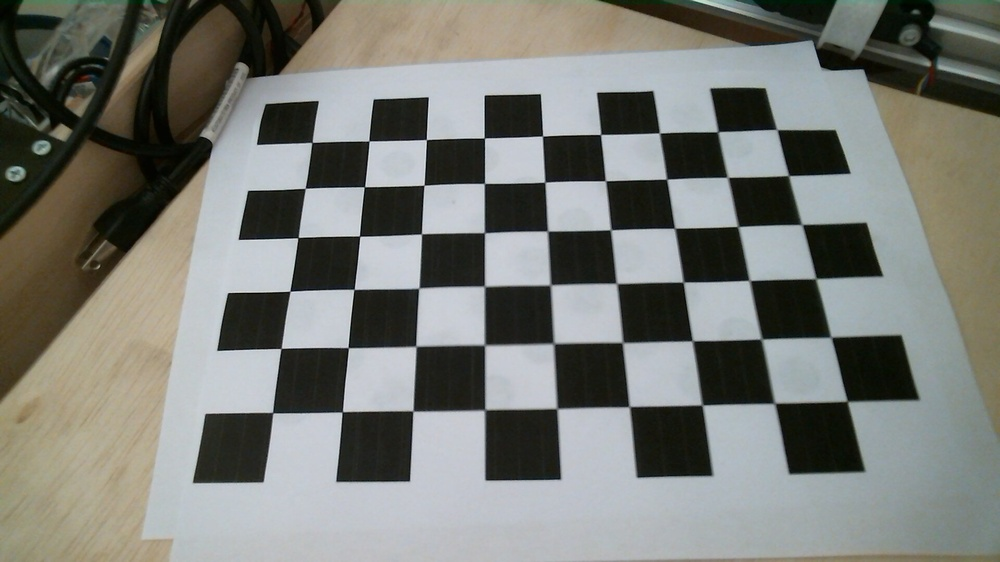
#> input picture software/drivers/logitech_hd1080p/square_images/2016-12-10-130352.jpg, 1000 x 562 px, shrunk from 1920 x 1080 before the run; its folder holds only this picture in this run
$ python test_calibration.py   (Python 2 division)
#> lines starting #> are read from the running program, lines starting #| are printed output that depends on the picture; long printed decimals are rounded
### software/utils/lcm_msgs.py
import numpy as np
import select
import time

import lcmtypes


KNOWN_MESSAGES = {
    'IMAGE_CALIB' : lcmtypes.image_t,
    'IMAGE_CROPPED' : lcmtypes.image_t,
    'IMAGE_NOOP' : lcmtypes.image_t,
    'IMAGE_RAW' : lcmtypes.image_t,
    'IMAGE_TRACKING' : lcmtypes.image_t,
    'IMAGE_POINTS_OF_INTEREST' : lcmtypes.image_points_2d_t,
    'POSITION_COMMAND' : lcmtypes.relative_position_t,
    'REQUEST_IMAGE' : lcmtypes.image_request_t,
    'TABLE_STATE' : lcmtypes.table_state_t,
    'TOOL_STATE' : lcmtypes.tool_state_t,
}

def auto_decode(channel, data):
    return KNOWN_MESSAGES[channel].decode(data)

# [4 lines left out: function auto_instantiate, not called in this run]

def utime_now():
    return long(time.time() * 1e6)

def nparray_to_image_t_data(frame):
    return frame.flatten()

# [14 lines left out: functions image_t_to_nparray, lcmobj_handle_msg, not called in this run]

### software/drivers/logitech_hd1080p/test_calibration.py
# http://opencv-python-tutroals.readthedocs.io/en/latest/py_tutorials/py_calib3d/py_calibration/py_calibration.html

# Part 1
import cv2
import glob
import numpy as np
import pickle

from utils import lcm_msgs


# Checkerboard corner column and row values
CBROW = 9
CBCOL = 6


# termination criteria
criteria = (cv2.TERM_CRITERIA_EPS + cv2.TERM_CRITERIA_MAX_ITER, 30, 0.001)

# prepare object points, like (0, 0, 0), (1, 0, 0), (2, 0, 0) ...., (6, 5, 0)
objp = np.zeros((CBCOL * CBROW, 3), np.float32)
objp[:, :2] = np.mgrid[0:CBROW, 0:CBCOL].T.reshape(-1, 2)

# Arrays to store object points and image points from all the images.
objpoints = [] # 3d point in real world space
imgpoints = [] # 2d points in image plane.

images = glob.glob('square_images/*.jpg')

import ipdb; ipdb.set_trace()
for fname in images:
    img = cv2.imread(fname)
#> img is the input picture: shape (562, 1000, 3); mean B, G, R 117.4, 123, 121.1
    gray = cv2.cvtColor(img, cv2.COLOR_BGR2GRAY)
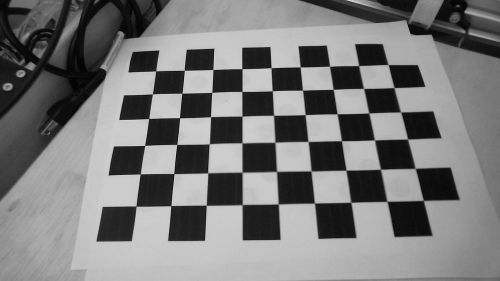
#> gray: shape (562, 1000) (shown at 1/2 size); min 0, max 228, mean 121.8

    # Find the chess board corners
    ret, corners = cv2.findChessboardCorners(gray, (CBROW, CBCOL), None)
#> ret = True; corners = 54 rows, first 8: [312, 142.5], [369, 140.9], [426.4, 139.7], [484.3, 138], [542.5, 136.1], [600.5, 134.5], [659.2, 133], [717.7, 131.8]

    # If found, add object points, image points (after refining them)
    if ret == True:
        objpoints.append(objp)

        corners2 = cv2.cornerSubPix(gray, corners, (11, 11), (-1, -1), criteria)
#> corners2 = 54 rows, first 8: [311.9, 142.4], [368.9, 141], [426.4, 139.5], [484.4, 137.9], [542.5, 136], [600.7, 134.4], [659.5, 133], [717.8, 131.7]
        imgpoints.append(corners2)

        # # Draw and display the corners
        # img = cv2.drawChessboardCorners(img, (CBROW, CBCOL), corners2, ret)
        # cv2.imshow('img'.format(fname), img)
        # cv2.waitKey(500)
    else:
        print("File {} pattern not found!".format(fname))

cv2.destroyAllWindows()


# Part 2
import ipdb; ipdb.set_trace()
retval, matrix, distCoeffs, rvecs, tvecs = cv2.calibrateCamera(objpoints, imgpoints, gray.shape[::-1],None,None)
#> retval = 0.317; matrix = [[743.2, 0, 497], [0, 735.1, 291.1], [0, 0, 1]]; distCoeffs = [[-0.0512, 0.0807, -0.00461, 0.0053, -0.167]]; rvecs = ([-0.524, 0.024, -0.0171],); tvecs = ([-3.22, -2.6, 12.85],)

print "retval", retval
#| retval 0.3173
# Output 3x3 floating-point camera matrix  A = [[f_x, 0,   c_x],
#                                               [0,   f_y, c_y],
#                                               [0,   0,   1  ]]
# fx, fy are the focal lengths expressed in pixel units
# (cx, cy) is a principal point that is usually at the image center
print "matrix", matrix
#| matrix [[743.167   0.         497.030]
#|  [  0.         735.103 291.072]
#|  [  0.           0.           1.        ]]
# distCoeffs - Output vector of distortion coefficients
#   (k_1, k_2, p_1, p_2[, k_3[, k_4, k_5, k_6]]) of 4, 5, or 8 elements.
# k_1, k_2, k_3, k_4, k_5, and k_6 are radial distortion coefficients. p_1 and
#   p_2 are tangential distortion coefficients. if the vector contains four
#   elements, it means that k_3=0.
print "distCoeffs", distCoeffs
#| distCoeffs [[-0.05119  0.08075 -0.004609  0.0053 -0.1669]]
# rvecs - Output vector of rotation vectors (see Rodrigues()) estimated for
#   each pattern view (e.g. std::vector<cv::Mat>>). That is, each k-th rotation
#   vector together with the corresponding k-th translation vector (see the
#   next output parameter description) brings the calibration pattern from the
#   model coordinate space (in which object points are specified) to the world
#   coordinate space, that is, a real position of the calibration pattern in
#   the k-th pattern view (k=0.. M -1).
# tvecs - Output vector of translation vectors estimated for each pattern view.
print "rvecs", rvecs
#| rvecs (array([[-0.5236],
#|        [ 0.02398],
#|        [-0.01714]]),)
print "tvecs", tvecs
#| tvecs (array([[-3.221],
#|        [-2.598],
#|        [12.849]]),)

# Write out results to pickle
calibrationResults = {
    "retval": retval,
    "matrix": matrix,
    "distCoeffs": distCoeffs,
    "rvecs": rvecs,
    "tvecs": tvecs,
}
#> calibrationResults = {'retval': 0.317, 'matrix': [[743.2, 0, 497], [0, 735.1, 291.1], [0, 0, 1]], 'distCoeffs': [[-0.0512, 0.0807, -0.00461, 0.0053, -0.167]], 'rvecs': ([-0.524, 0.024, -0.0171],), 'tvecs': ([-3.22, -2.6, 12.85],)}
now = lcm_msgs.utime_now()
pickle.dump(calibrationResults,
            open("calibration_results_{}.pickle".format(now), "wb"))


# Part 3
h = None
w = None
newCameraMatrix = None
roi = None
for fname in images:
    img = cv2.imread(fname)
    if h is None:
        h, w = img.shape[:2]
        newCameraMatrix, roi = cv2.getOptimalNewCameraMatrix(matrix, distCoeffs, (w, h), 1, (w, h))
#> newCameraMatrix = [[706.7, 0, 504.7], [0, 694.2, 288], [0, 0, 1]]; roi = (15, 13, 973, 533)
        print "newCameraMatrix", newCameraMatrix
#| newCameraMatrix [[706.708   0.         504.654]
#|  [  0.         694.242 287.979]
#|  [  0.           0.           1.        ]]

    # Part 4
    # undistort
    dst = cv2.undistort(img, matrix, distCoeffs, None, newCameraMatrix)
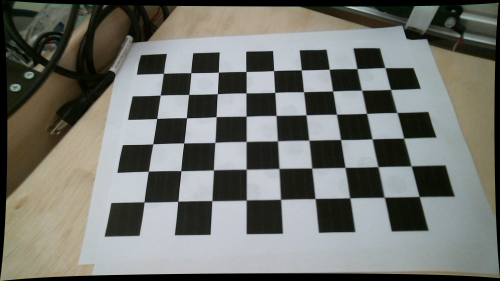
#> dst: shape (562, 1000, 3) (shown at 1/2 size); mean B, G, R 109.8, 115.4, 113.7

    # crop the image
    x, y, w, h = roi
#> x = 15; y = 13; w = 973; h = 533
    dstCrop = dst[y:y + h, x:x + w]
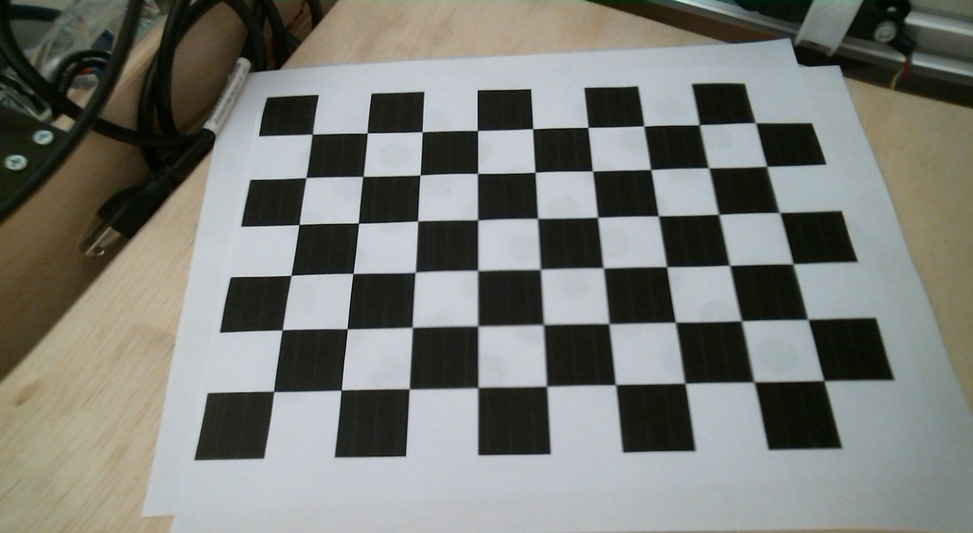
#> dstCrop: shape (533, 973, 3); mean B, G, R 117.2, 122.9, 121.1
    cv2.imwrite('{}_calib.png'.format(fname.replace(".jpg", "")), dstCrop)
    cv2.imwrite('{}_calib_nocrop.png'.format(fname.replace(".jpg", "")), dst)


# Part 5
import ipdb; ipdb.set_trace()
tot_error = 0
for i in xrange(len(objpoints)):
    imgpoints2, _ = cv2.projectPoints(objpoints[i], rvecs[i], tvecs[i], matrix, distCoeffs)
    error = cv2.norm(imgpoints[i], imgpoints2, cv2.NORM_L2) / len(imgpoints2)
    tot_error += error
#> this loop made 1 pass
#> (error, tot_error) on pass 1: (0.0432, 0.0432)
#> after the loop, tot_error = 0.0432

print "mean error: ", tot_error / len(objpoints)
#| mean error:  0.04318

$ run again, on software/drivers/logitech_hd1080p/square_images/2016-12-10-130501.jpg
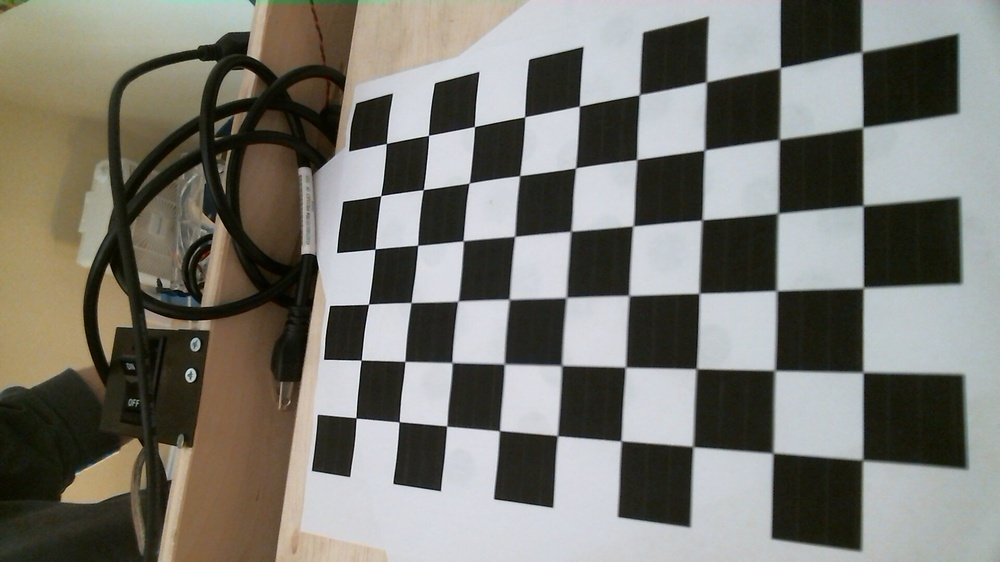
#> input picture software/drivers/logitech_hd1080p/square_images/2016-12-10-130501.jpg, 1000 x 562 px, shrunk from 1920 x 1080 before the run
#> img is the input picture: shape (562, 1000, 3); mean B, G, R 112.1, 119.7, 121.2
#> `gray = cv2.cvtColor(img, cv2.COLOR_BGR2GRAY)`:
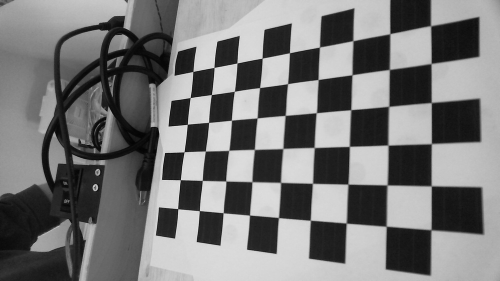
#> gray: shape (562, 1000) (shown at 1/2 size); min 0, max 245, mean 119.3
#> ret = True; corners = 54 rows, first 8: [386.4, 143.5], [428.5, 135.3], [474.5, 126.5], [524.5, 116.9], [579.3, 106.3], [638.8, 95.16], [706.5, 81.99], [780.7, 67.42]
#> corners2 = 54 rows, first 8: [386.3, 143.4], [428.5, 135.4], [474.4, 126.5], [524.6, 116.8], [579.3, 106.2], [639.4, 94.57], [706.3, 81.91], [780.3, 67.8]
#> retval = 0.325; matrix = [[729.2, 0, 500.3], [0, 736.1, 302.2], [0, 0, 1]]; distCoeffs = [[-0.0531, 0.0467, -0.00278, 0.000548, -0.0398]]; rvecs = ([-0.19, 0.585, 0.0307],); tvecs = ([-2.11, -2.91, 13.5],)
#| retval 0.3247
#| matrix [[729.169   0.         500.272]
#|  [  0.         736.094 302.188]
#|  [  0.           0.           1.        ]]
#| distCoeffs [[-0.05307    0.04674 -0.002784   0.0005481 -0.03979]]
#| rvecs (array([[-0.1898],
#|        [ 0.5854],
#|        [ 0.03072]]),)
#| tvecs (array([[-2.107],
#|        [-2.913],
#|        [13.497 ]]),)
#> calibrationResults = {'retval': 0.325, 'matrix': [[729.2, 0, 500.3], [0, 736.1, 302.2], [0, 0, 1]], 'distCoeffs': [[-0.0531, 0.0467, -0.00278, 0.000548, -0.0398]], 'rvecs': ([-0.19, 0.585, 0.0307],), 'tvecs': ([-2.11, -2.91, 13.5],)}
#> newCameraMatrix = [[709.7, 0, 501], [0, 716.9, 300.5], [0, 0, 1]]; roi = (4, 5, 991, 550)
#| newCameraMatrix [[709.665   0.         500.987]
#|  [  0.         716.876 300.484]
#|  [  0.           0.           1.        ]]
#> `x, y, w, h = roi`: x = 4; y = 5; w = 991; h = 550
#> `dstCrop = dst[y:y + h, x:x + w]`:
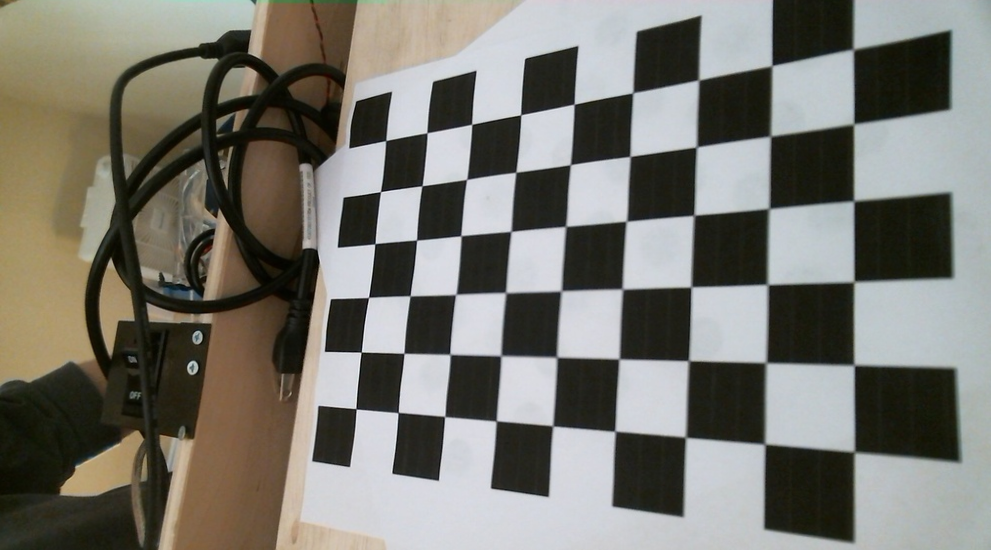
#> dstCrop: shape (550, 991, 3); mean B, G, R 111.6, 119.4, 120.9
#> the loop `for i in xrange(len(objpoints)):` made 1 pass
#> (error, tot_error) on pass 1: (0.0442, 0.0442)
#> after the loop `for i in xrange(len(objpoints)):`: tot_error = 0.0442
#| mean error:  0.04418

$ run again, on software/drivers/logitech_hd1080p/square_images/2016-12-10-130516.jpg
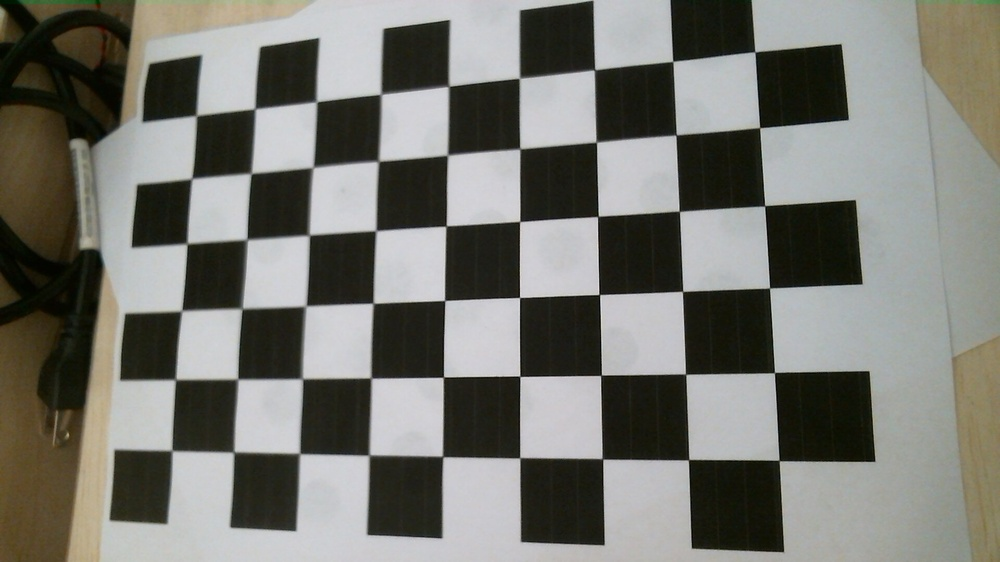
#> input picture software/drivers/logitech_hd1080p/square_images/2016-12-10-130516.jpg, 1000 x 562 px, shrunk from 1920 x 1080 before the run
#> img is the input picture: shape (562, 1000, 3); mean B, G, R 112.2, 118.7, 118.7
#> ret = True; corners = 54 rows, first 8: [196.6, 116.2], [255, 108.9], [317.2, 102.1], [380.6, 94.81], [448.7, 86.76], [519, 78.53], [594.6, 69.79], [672.8, 61.32]
#> corners2 = 54 rows, first 8: [196.3, 115.5], [254.9, 108.8], [316.4, 101.6], [381, 94.17], [448.6, 86.26], [519.4, 78.1], [594.6, 69.77], [672.8, 61.38]
#> retval = 0.292; matrix = [[571.2, 0, 508.4], [0, 574.4, 340.8], [0, 0, 1]]; distCoeffs = [[-0.0416, 0.0097, -0.00321, -0.00034, 0.0546]]; rvecs = ([-0.132, 0.193, -0.0112],); tvecs = ([-4.75, -3.4, 8.63],)
#| retval 0.292
#| matrix [[571.239   0.         508.434]
#|  [  0.         574.423 340.816 ]
#|  [  0.           0.           1.        ]]
#| distCoeffs [[-0.04161  0.009702 -0.003212  -0.0003405  0.0546 ]]
#| rvecs (array([[-0.1323],
#|        [ 0.1932],
#|        [-0.01123]]),)
#| tvecs (array([[-4.754],
#|        [-3.403],
#|        [ 8.630]]),)
#> calibrationResults = {'retval': 0.292, 'matrix': [[571.2, 0, 508.4], [0, 574.4, 340.8], [0, 0, 1]], 'distCoeffs': [[-0.0416, 0.0097, -0.00321, -0.00034, 0.0546]], 'rvecs': ([-0.132, 0.193, -0.0112],), 'tvecs': ([-4.75, -3.4, 8.63],)}
#> newCameraMatrix = [[570.4, 0, 507.2], [0, 568.3, 339.1], [0, 0, 1]]; roi = (18, 16, 966, 541)
#| newCameraMatrix [[570.365   0.         507.165  ]
#|  [  0.         568.331 339.150]
#|  [  0.           0.           1.        ]]
#> `dst = cv2.undistort(img, matrix, distCoeffs, None, newCameraMatrix)`:
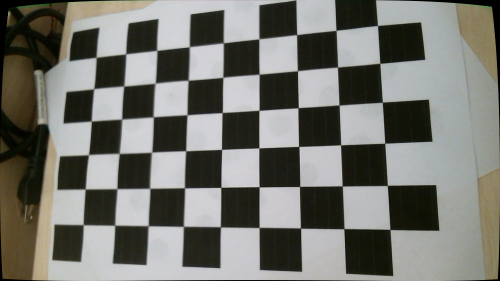
#> dst: shape (562, 1000, 3) (shown at 1/2 size); mean B, G, R 111.4, 117.5, 117.4
#> `x, y, w, h = roi`: x = 18; y = 16; w = 966; h = 541
#> `dstCrop = dst[y:y + h, x:x + w]`:
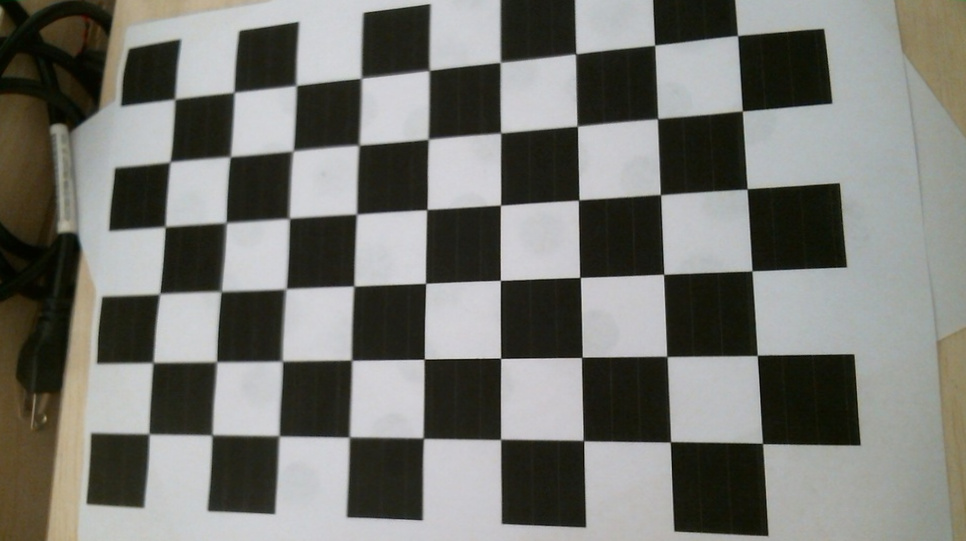
#> dstCrop: shape (541, 966, 3); mean B, G, R 113, 118.6, 118.3
#> the loop `for i in xrange(len(objpoints)):` made 1 pass
#> (error, tot_error) on pass 1: (0.0397, 0.0397)
#> after the loop `for i in xrange(len(objpoints)):`: tot_error = 0.0397
#| mean error:  0.03973
